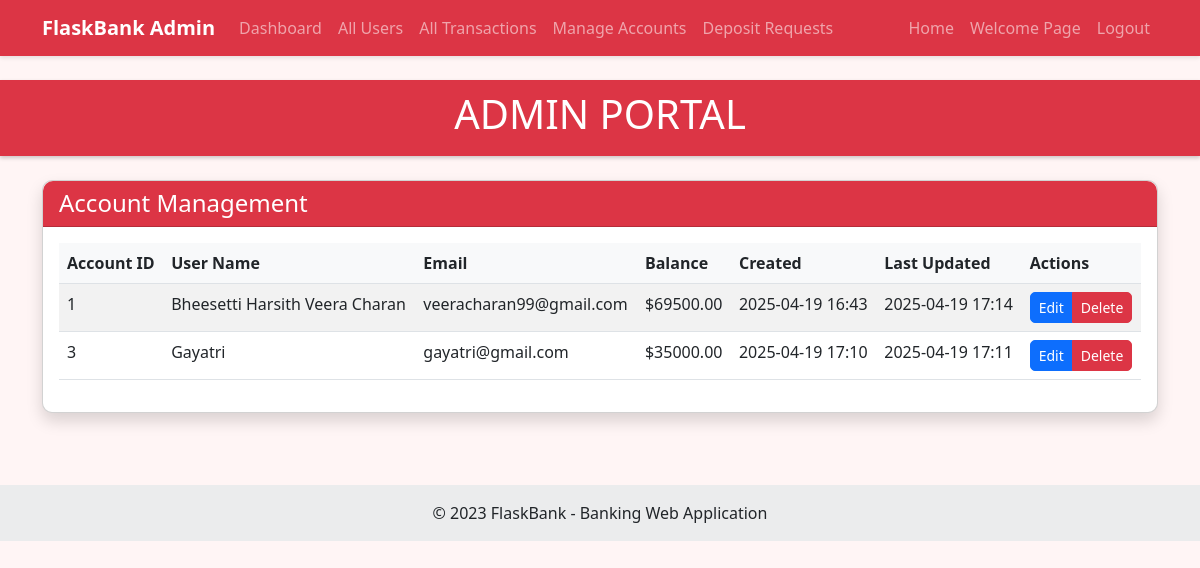
/admin/accounts (signed in), run on the app's committed database.
### models.py (models this page shows, shortened)
class Account(db.Model):
    __tablename__ = 'accounts'
    id = db.Column(db.Integer, primary_key=True)
    user_id = db.Column(db.Integer, db.ForeignKey('users.id'), nullable=False)
    balance = db.Column(db.Float, default=0.0, nullable=False)
    created_at = db.Column(db.DateTime, default=datetime.utcnow)
    updated_at = db.Column(db.DateTime, default=datetime.utcnow, onupdate=datetime.utcnow)

class User(db.Model, UserMixin):
    __tablename__ = 'users'
    id = db.Column(db.Integer, primary_key=True)
    name = db.Column(db.String(100), nullable=False)
    email = db.Column(db.String(120), unique=True, nullable=False)
    phone = db.Column(db.String(20), nullable=False)
    password_hash = db.Column(db.String(256), nullable=False)
    created_at = db.Column(db.DateTime, default=datetime.utcnow)
    account = db.relationship('Account', backref='user', uselist=False, cascade='all, delete-orphan')
    sent_transactions = db.relationship('Transaction',
                                       foreign_keys='Transaction.sender_id',
                                       backref='sender',
                                       lazy='dynamic',
                                       cascade='all, delete-orphan')
    received_transactions = db.relationship('Transaction',
                                          foreign_keys='Transaction.receiver_id',
                                          backref='receiver',
                                          lazy='dynamic')

### app.py (the view)
@app.route('/admin/accounts')
def manage_accounts():
    if 'admin_id' not in session:
        flash('Please login as admin', 'danger')
        return redirect(url_for('admin_login'))
    accounts = Account.query.all()
    return render_template('admin_manage_accounts.html', accounts=accounts)

### templates/admin_manage_accounts.html (shortened to what this page needs)
{% extends 'layout.html' %}
{% block content %}
<div class="row">
    <div class="col-md-12">
        <div class="card shadow mb-4">
            <div class="card-header bg-danger text-white">
                <h4 class="mb-0">Account Management</h4>
            </div>
            <div class="card-body">
                <div class="table-responsive">
                    <table class="table table-striped table-hover">
                        <thead>
                            <tr>
                                <th>Account ID</th>
                                <th>User Name</th>
                                <th>Email</th>
                                <th>Balance</th>
                                <th>Created</th>
                                <th>Last Updated</th>
                                <th>Actions</th>
                            </tr>
                        </thead>
                        <tbody>
                            {% for account in accounts %}
                            <tr>
                                <td>{{ account.id }}</td>
                                <td>{{ account.user.name }}</td>
                                <td>{{ account.user.email }}</td>
                                <td>${{ "%.2f"|format(account.balance) }}</td>
                                <td>{{ account.created_at.strftime('%Y-%m-%d %H:%M') }}</td>
                                <td>{{ account.updated_at.strftime('%Y-%m-%d %H:%M') }}</td>
                                <td>
                                    <div class="btn-group" role="group">
                                        <a href="{{ url_for('edit_account', account_id=account.id) }}" class="btn btn-sm btn-primary">Edit</a>
                                        <a href="{{ url_for('delete_account', account_id=account.id) }}" class="btn btn-sm btn-danger">Delete</a>
                                    </div>
                                </td>
                            </tr>
                            {% endfor %}
                        </tbody>
                    </table>
                </div>
            </div>
        </div>
    </div>
</div>
{% endblock %}

### static/css/style.css (style rules this page uses)
body { background-color: #f8f9fa; font-family: 'Segoe UI', Tahoma, Geneva, Verdana, sans-serif; }
.admin-portal { background-color: #fff5f5; }
.card { border-radius: 10px; margin-bottom: 20px; }
.card-header { border-radius: 10px 10px 0 0 !important; }
.table th { background-color: #f8f9fa; }
.btn { border-radius: 5px; }

### data on the page
Account: id "1", user.name "Bheesetti Harsith Veera Charan", user.email "veeracharan99@gmail.com", balance "69500.00", created_at "2025-04-19 16:43", updated_at "2025-04-19 17:14"
Account: id "3", user.name "Gayatri", user.email "gayatri@gmail.com", balance "35000.00", created_at "2025-04-19 17:10", updated_at "2025-04-19 17:11"
